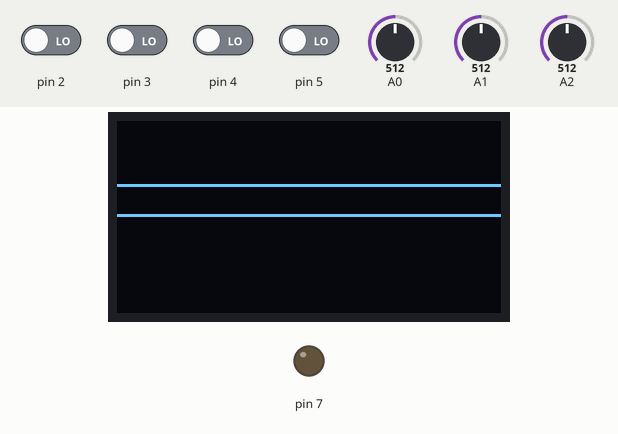
Simulated run of this program. Board: Arduino Uno, built with avr-gcc and run on an emulated ATmega328P. On the bench: 128×64 one-colour display, output pins drawn as LEDs (lit = HIGH). The test bench sets the inputs (shaded band); at power-on: pin 2–5 LOW, A0 = 512, A2 = 512, A1 = 512.

Above: at 1.3 s.
1.4 s: A0 set to 716
At 2.8 s:
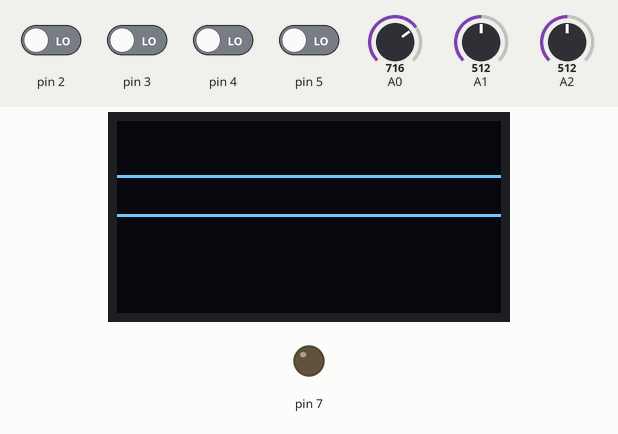
3.1 s: A2 set to 716
At 4.6 s:
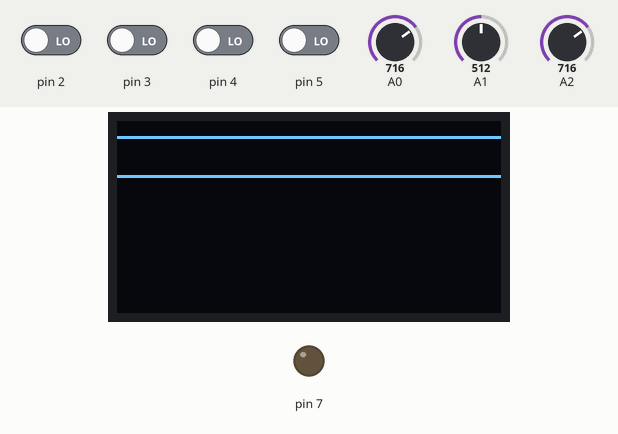
4.8 s: pin 2 driven HIGH
At 5.3 s:
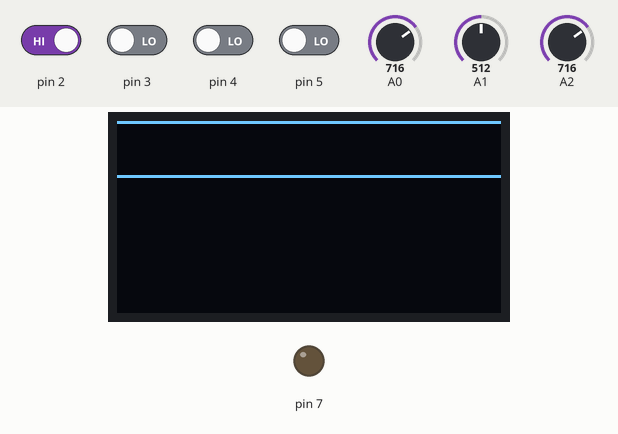
6.5 s: A0 set to 0
At 8.9 s:
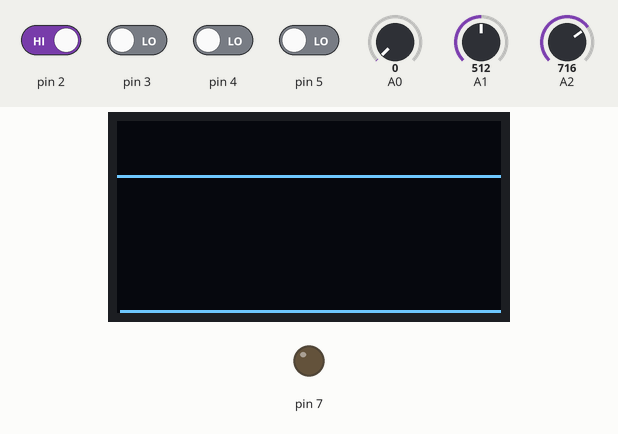
Timing chart, 0 to 9.2 s (numbered marks = the images above; inputs shaded):
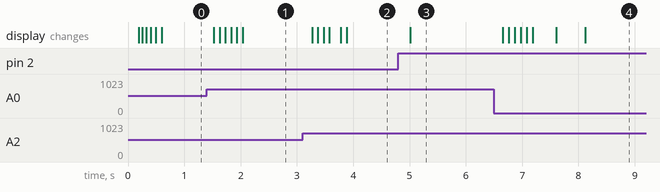

The program:

main.cpp
```cpp
// Imports, Display and Arduino
#include <Arduino.h>
#include <U8g2lib.h>

// * ============== All Analog Variables and Related Setup ============== * //
// Hardware Interrupts
volatile uint16_t latestReadingA0 = 0;
volatile uint16_t latestReadingA1 = 0;
volatile uint16_t latestReadingA2 = 0;
volatile bool newReadingAvailableA0 = false;
volatile bool newReadingAvailableA1 = false;
volatile bool newReadingAvailableA2 = false;

// Selects which channel to read from in the next ADC conversion
volatile uint8_t currentChannel = 0; // 0 = A0, 1 = A1, 2 = A2


// * ================ All Button Control Related Variables ================ * //
uint8_t Y_Pointer = 2;
uint8_t Y_Scale_Values[15] = {1, 2, 4, 8, 10, 12, 14, 16, 18, 20, 22, 24, 26, 28, 30};
uint16_t Y_SCALE = Y_Scale_Values[Y_Pointer];
const int Y_MAX_INDEX = 14;

uint8_t X_Pointer = 2;
uint16_t X_Scale_Values[15] = {1, 2, 3, 5, 7, 10, 15, 20, 30, 45, 65, 100, 150, 220, 300};
uint16_t X_SCALE = X_Scale_Values[X_Pointer];
const int X_MAX_INDEX = 14;

volatile uint16_t X_DECIMATION = 1;   // current averaging factor, set from X_SCALE
volatile float    accumSum = 0.0f;    // running sum of raw combined samples
volatile uint16_t accumCount = 0;     // how many raw samples summed so far

const uint16_t cooldown_Time = 500; // Control the coolDownTime time for button presses
const uint16_t debounce_Time = 50; // Control the debounce time for button presses

uint8_t pin2state;  // Pin D2 = DDRD 2
uint8_t pin3state;  // Pin D3 = DDRD 3
uint8_t pin4state;  // Pin D4 = DDRD 4
uint8_t pin5state;  // Pin D5 = DDRD 5
unsigned long prev_time_Y;
unsigned long prev_time_X;

// Debounce tracking - one set per pin
uint8_t pin2lastReading = LOW;
uint8_t pin3lastReading = LOW;
uint8_t pin4lastReading = LOW;
uint8_t pin5lastReading = LOW;
unsigned long pin2highSince = 0;
unsigned long pin3highSince = 0;
unsigned long pin4highSince = 0;
unsigned long pin5highSince = 0;

// * ========================= Screen Variables ========================= * //
// SPI Pin Assigments
const uint8_t PIN_RES = 8;
const uint8_t PIN_DC = 9;
const uint8_t PIN_CS = 10;

// Screen Details
constexpr uint8_t  GRAPH_WIDTH = 128;
constexpr uint8_t  GRAPH_HEIGHT = 64;

// Screen Initialisation from U8g2lib.h
U8G2_SH1106_128X64_NONAME_2_4W_HW_SPI display(U8G2_R0, PIN_CS, PIN_DC, PIN_RES);

//TODO: Irrelevant to the main logic, Remove when finished project
const int TIME_HIGH = 1200;
const int TIME_LOW = 1200;
long previous_time;
bool pin_State = LOW;

// * ========================= Queue Variables  & Functions ========================= * //
float ringBuf[GRAPH_WIDTH] = {0};
volatile uint16_t ringHead = 0;   // next write position
volatile uint16_t ringCount = 0;  // number of valid entries

void ringPush(float v) {
  ringBuf[ringHead] = v;
  ringHead = (ringHead + 1) % GRAPH_WIDTH;
  if (ringCount < GRAPH_WIDTH) ringCount++;
}

// idx 0 = oldest, idx (count-1) = newest
float ringPeek(uint16_t idx) {
  uint16_t start = (ringHead + GRAPH_WIDTH - ringCount) % GRAPH_WIDTH;
  return ringBuf[(start + idx) % GRAPH_WIDTH];
}

void queue_Control(uint16_t rawA0, uint16_t rawA1) {
  const float THRESHOLD = 0.05f;
  float value;

  float readingA0 = rawA0 * 5.000f / 1023.0f;
  float readingA1 = rawA1 * 5.000f / 1023.0f;

  if (readingA0 >= THRESHOLD) {
    value = readingA0;
  } else if (readingA1 >= THRESHOLD) {
    value = -readingA1;
  } else {
    value = 0.0f;
  }

  accumSum += value;
  accumCount++;

  if (accumCount >= X_DECIMATION) {
    ringPush(accumSum / accumCount);   // average, not raw — this is the anti-alias step
    accumSum = 0.0f;
    accumCount = 0;
  }
}

// * ========================= ADC Functions for Interrupts ========================= * //
void setupTimer1() {
  cli();//stop interrupts

  // Initiate Registers at 0
  TCCR1A = 0;
  TCCR1B = 0;
  TCNT1  = 0;

  OCR1A = 249; // starting freq, e.g. 5Hz
  TCCR1B |= (1 << WGM12);   // CTC mode
  TCCR1B |= (1 << CS12);    // prescaler 256 (CS12=1, CS11=0, CS10=0)
  TIMSK1 |= (1 << OCIE1A);


  sei();//allow interrupts
}

void setupADC() {
  ADMUX = (1 << REFS0); // AVcc reference, start on channel A0 (MUX bits = 0000)
  ADCSRA =
    (1 << ADEN) |   // enable ADC
    (1 << ADIE) |   // enable ADC interrupt
    (1 << ADPS2);   // prescaler 16 -> 1 MHz ADC clock
}

ISR(TIMER1_COMPA_vect) {
  currentChannel = 0;
  ADMUX = (ADMUX & 0xF0) | currentChannel; // select A0
  ADCSRA |= (1 << ADSC);                    // start conversion
}

ISR(ADC_vect) {
  uint16_t result = ADC;

  switch (currentChannel) {
    case 0:
      latestReadingA0 = result;
      currentChannel = 1;
      ADMUX = (ADMUX & 0xF0) | currentChannel; // select A1
      ADCSRA |= (1 << ADSC);                    // start next conversion
      break;

    case 1:
      latestReadingA1 = result;
      currentChannel = 2;
      ADMUX = (ADMUX & 0xF0) | currentChannel; // select A2
      ADCSRA |= (1 << ADSC);                    // start next conversion
      break;

    case 2:
      latestReadingA2 = result;
      queue_Control(latestReadingA0, latestReadingA1); // full round done
      // don't restart ADSC here — wait for next Timer1 tick
      break;
  }
}

// ========================== Filter A2 Readings for Midpoint Line ========================= //
uint16_t filterA2(uint16_t rawA2) {
  const float ALPHA_A2 = 0.2f;

  static float filteredA2 = 0.0f;

  filteredA2 = ALPHA_A2 * static_cast<float>(rawA2) + (1 - ALPHA_A2) * filteredA2;

  return filteredA2;
}

//* ========================= Button Control Functions ========================= * //
void pinStates() {
  pin2state = (PIND >> 2) & 0x01;
  pin3state = (PIND >> 3) & 0x01;
  pin4state = (PIND >> 4) & 0x01;
  pin5state = (PIND >> 5) & 0x01;
}

bool debounce(uint8_t rawReading, uint8_t &lastReading, unsigned long &highSince) {
  unsigned long now = millis();

  if (rawReading == HIGH) {
    if (lastReading == LOW) {
      highSince = now; // just went HIGH, start timing
    }
    lastReading = HIGH;
    return (now - highSince) >= debounce_Time;
  } else {
    lastReading = LOW;
    return false;
  }
}

void Y_Scale_Control() {
  bool pin2debounced = debounce(pin2state, pin2lastReading, pin2highSince);
  bool pin3debounced = debounce(pin3state, pin3lastReading, pin3highSince);

  if (!pin2debounced && !pin3debounced) return;

  unsigned long curr_time = millis();
  if (curr_time - prev_time_Y <= cooldown_Time) return; // Cooldown check

  if (pin2debounced && Y_Pointer < Y_MAX_INDEX) {
    Y_Pointer++;
  } else if (pin3debounced && Y_Pointer > 0) {
    Y_Pointer--;
  } else {
    return;
  }

  prev_time_Y = curr_time;
  Y_SCALE = Y_Scale_Values[Y_Pointer];
}

void X_Scale_Control() {
  bool pin4debounced = debounce(pin4state, pin4lastReading, pin4highSince);
  bool pin5debounced = debounce(pin5state, pin5lastReading, pin5highSince);

  if (!pin4debounced && !pin5debounced) return;

  unsigned long curr_time = millis();
  if (curr_time - prev_time_X <= cooldown_Time) return;

  if (pin4debounced && X_Pointer < X_MAX_INDEX) {
    X_Pointer++;
  } else if (pin5debounced && X_Pointer > 0) {
    X_Pointer--;
  } else {
    return;
  }

  prev_time_X = curr_time;
  X_SCALE = X_Scale_Values[X_Pointer];

  noInterrupts();
  X_DECIMATION = X_SCALE;
  accumSum = 0.0f;     // reset so you don't get one weird partial-average frame right after a change
  accumCount = 0;
  interrupts();
}

//* ========================= Graphing Functions ========================= * //
// ? Creates a background grid for the graph to be drawn on, maybe remove later

// Draws the Graph using filtered readings from A0 and A1
void graph() {

  // Read from A2 - Determine the midpoint for the graph
  noInterrupts();
  uint16_t a2 = latestReadingA2;
  interrupts();
  uint16_t midpoint = map(filterA2(a2), 1023, 0, 0, 63);

  float temps[GRAPH_WIDTH];
  uint16_t count = ringCount;

  if (count < 2) return; // Don't want too few readings

  for (uint16_t i = 0; i < count; i++) {
    temps[i] = ringPeek(i); // Read all values in Queue until now
  }

  // Graph it from midpoint, constained to fit in screen, like a real oscilloscope
  for (uint16_t i = 0; i < count - 1; i++) {
    uint16_t x1 = GRAPH_WIDTH - count + i;
    uint16_t x2 = x1 + 1;

    /* temps[i] can now be positive (A0) or negative (A1) —
    midpoint - value handles both directions accurately */
    int y1 = midpoint - static_cast<int>(temps[i] * Y_SCALE);
    int y2 = midpoint - static_cast<int>(temps[i + 1] * Y_SCALE);

    y1 = constrain(y1, 0, GRAPH_HEIGHT);
    y2 = constrain(y2, 0, GRAPH_HEIGHT - 1);

    display.drawLine(x1, y1, x2, y2);
  } display.drawLine(0, midpoint, GRAPH_WIDTH - 1, midpoint); // Draw the midpoint line
}

void graph1() {
  noInterrupts();
  uint16_t a2 = latestReadingA2;
  uint16_t count = ringCount;
  uint16_t head  = ringHead;
  interrupts();

  uint16_t midpoint = map(filterA2(a2), 1023, 0, 0, 63);
  if (count < 2) return;

  for (uint16_t i = 0; i < count - 1; i++) {
    uint16_t x1 = GRAPH_WIDTH - count + i;
    uint16_t x2 = x1 + 1;

    uint16_t idx1 = (head + GRAPH_WIDTH - count + i) % GRAPH_WIDTH;
    uint16_t idx2 = (head + GRAPH_WIDTH - count + i + 1) % GRAPH_WIDTH;

    int y1 = midpoint - static_cast<int>(ringBuf[idx1] * Y_SCALE);
    int y2 = midpoint - static_cast<int>(ringBuf[idx2] * Y_SCALE);

    y1 = constrain(y1, 0, GRAPH_HEIGHT);
    y2 = constrain(y2, 0, GRAPH_HEIGHT - 1);

    display.drawLine(x1, y1, x2, y2);
  }
  display.drawLine(0, midpoint, GRAPH_WIDTH - 1, midpoint);
}

// Render calls grid() and graph() to draw screen easily
void render() {
  display.firstPage();
  do {

    graph1();

  } while (display.nextPage());
}

// * ======================== Setup and Loop ========================= * //
void setup() {
  Serial.begin(9600);

  DDRD |= (1 << DDD7);   // set PD7 (pin 7) as OUTPUT
  DDRD &= ~((1 << DDD2) | (1 << DDD3) | (1 << DDD4) | (1 << DDD5));

  setupADC();
  setupTimer1();

  previous_time = prev_time_Y = prev_time_X = millis(); // Start time of the program for PWM signal generation

  // Start Screen
  display.begin();
  delay(100);
  display.setContrast(200);

}

void loop() {

  // Button Control for Y and X Scale, and Pin State Detection
  pinStates();
  Y_Scale_Control();
  X_Scale_Control();

  // Build pixel data once, outside the page loop
  render();
}
```

Measured:
- after the input at 1.4 s, the display: first changes after 0.12 s (image 1 shows a later state)
- after the input at 3.1 s, the display: first changes after 0.17 s (image 2 shows a later state)
- after the input at 4.8 s, the display: changes after 0.21 s (image 3)
- after the input at 6.5 s, the display: first changes after 0.15 s (image 4 shows a later state)
